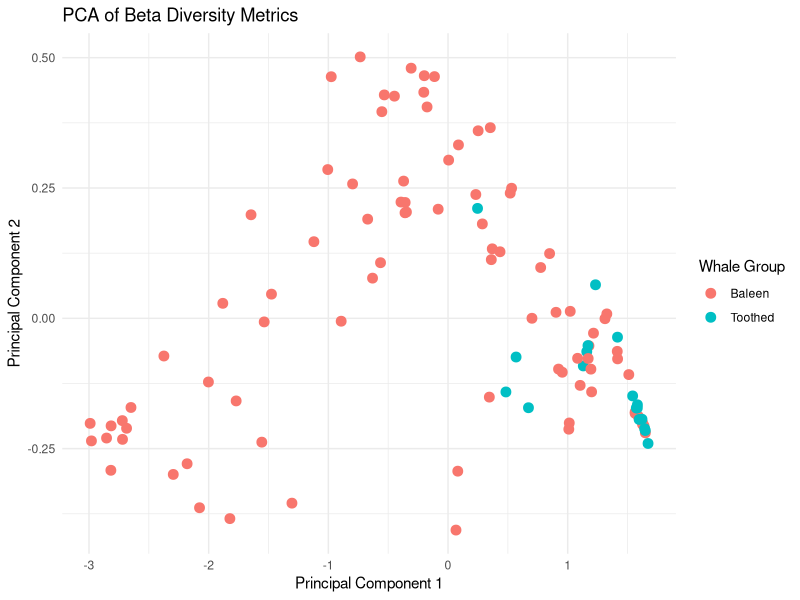

Source code (R):
# Load necessary libraries
library(readr)
library(dplyr)
library(ggplot2)
library(tidyr)
library(vegan) # For PCA

# Read the beta diversity data from the provided file
beta_div <- read.delim("beta-div.tsv", sep = "\t", header = TRUE)

# Prepare data for PCA
# Extract the relevant columns for PCA
beta_div_pca_data <- beta_div %>%
  select(braycurtis, thetayc) # Select columns that are relevant for PCA

# Perform PCA
pca <- prcomp(beta_div_pca_data, center = TRUE, scale. = TRUE)

# Create a data frame with PCA results
pca_df <- as.data.frame(pca$x)
pca_df$group <- beta_div$comparison1 # Assuming 'comparison1' represents the sample IDs for grouping

# Define whale groups based on the sample IDs
# You need to replace the 'comparison1' values with actual grouping logic
# Here, it's assumed 'Bph' and 'Bmu' indicate baleen whales, and others indicate toothed whales
pca_df$whale_group <- ifelse(grepl("^Bph|^Bmu", pca_df$group), "Baleen", "Toothed")

# Plot PCA results
ggplot(pca_df, aes(x = PC1, y = PC2, color = whale_group)) +
  geom_point(size = 3) +
  labs(title = "PCA of Beta Diversity Metrics",
       x = "Principal Component 1",
       y = "Principal Component 2",
       color = "Whale Group") +
  theme_minimal()

